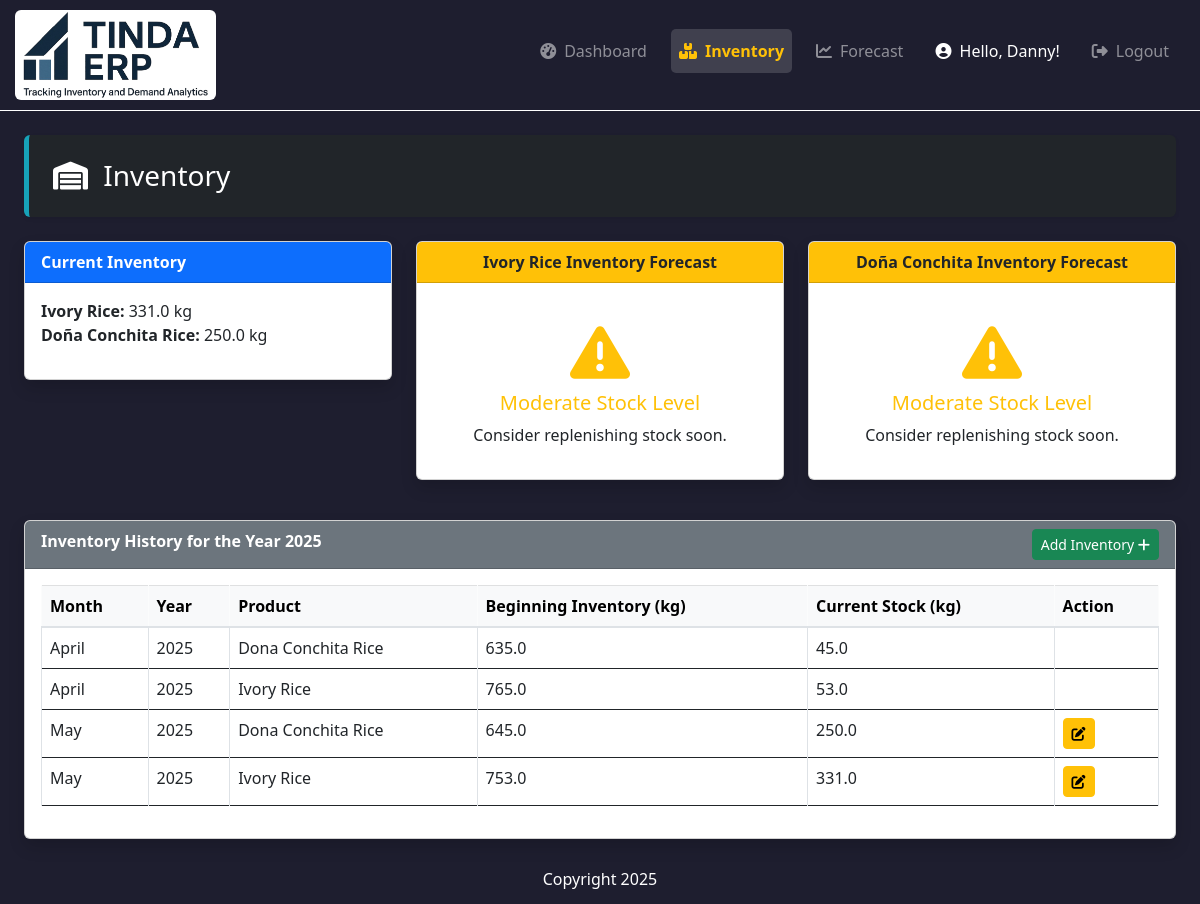
Page /inventory on the committed database.
### website/models.py (models this page shows)
class MonthlyProductData(db.Model):
    __tablename__ = 'monthly_product_data'
    id = db.Column(db.Integer, primary_key=True)
    product_id = db.Column(db.Integer, db.ForeignKey('products.id'), nullable=False)
    year = db.Column(db.Integer, nullable=False)
    month = db.Column(db.Integer, nullable=False)
    beginning_inventory_kg = db.Column(db.Float, nullable=True)
    ending_inventory_kg = db.Column(db.Float, nullable=True)
    market_price_per_kg = db.Column(db.Float, nullable=True)
    kilos_sold = db.Column(db.Float, nullable=True)
    total_monthly_sale = db.Column(db.Float, nullable=True)
    seasonal_demand_pattern = db.Column(db.Boolean, nullable=True)
    promotional_activity = db.Column(db.Boolean, nullable=True)
    change_in_sales = db.Column(db.Integer, nullable=False)
    lag1_change_sales = db.Column(db.Integer, nullable=False)
    product = db.relationship('Product', back_populates='monthly_product_data',viewonly=True)

class Product(db.Model):
    __tablename__ = 'products'
    id = db.Column(db.Integer, primary_key=True)
    name = db.Column(db.String(255), nullable=False)
    description = db.Column(db.String(255), nullable=True)
    monthly_product_data = db.relationship('MonthlyProductData', backref='product_relation', lazy=True)
    inventory_history = db.relationship('InventoryHistory', back_populates='product', lazy=True)

### website/views.py (the view)
@views.route('/inventory')
def inventory():
    monthly_data_items = db.session.query(MonthlyProductData, Product.name)\
        .join(Product, Product.id == MonthlyProductData.product_id)\
        .order_by(MonthlyProductData.year.desc(), MonthlyProductData.month.desc(), Product.name)\
        .all()
    unique_months = []
    seen_months = set()
    for md, _ in monthly_data_items:
        ym = (md.year, md.month)
        if ym not in seen_months:
            unique_months.append(ym)
            seen_months.add(ym)
        if len(unique_months) >= 2:
            break
    filtered_data = []
    for year, month in sorted(unique_months):
        for md, product_name in monthly_data_items:
            if (md.year, md.month) == (year, month):
                filtered_data.append({
                    'month': calendar.month_name[month],
                    'year': year,
                    'product_name': product_name,
                    'beginning_inventory': md.beginning_inventory_kg or 0,
                    'current_stock': md.ending_inventory_kg or 0,
                    'market_price_per_kg': md.market_price_per_kg or 0,
                    'id': md.id
                })
    latest_year, latest_month = max(unique_months) if unique_months else (None, None)
    latest_month_name = calendar.month_name[latest_month] if latest_month else None
    latest_month_data = [record for record in filtered_data if record['year'] == latest_year and record['month'] == latest_month_name]
    stock_levels = {}
    for record in latest_month_data:
        beginning = record['beginning_inventory']
        current = record['current_stock']
        if beginning > 0:
            percentage = (current / beginning) * 100
        else:
            percentage = 0
        if percentage >= 51:
            level = 'High'
        elif percentage >= 21:
            level = 'Moderate'
        else:
            level = 'Low'
        stock_levels[record['product_name']] = {
            'level': level,
            'percentage': percentage,
            'beginning': beginning,
            'current': current
        }
    ivory_latest = db.session.query(MonthlyProductData).join(Product).filter(Product.name == 'Ivory Rice')\
        .order_by(MonthlyProductData.year.desc(), MonthlyProductData.month.desc()).first()
    dona_latest = db.session.query(MonthlyProductData).join(Product).filter(Product.name == 'Dona Conchita Rice')\
        .order_by(MonthlyProductData.year.desc(), MonthlyProductData.month.desc()).first()
    ivory_rice_inventory_value = ivory_latest.ending_inventory_kg if ivory_latest else 0
    dona_conchita_inventory_value = dona_latest.ending_inventory_kg if dona_latest else 0
    max_stock_ivory_rice = ivory_latest.beginning_inventory_kg if ivory_latest else 1  # Avoid div by zero
    max_stock_dona_conchita = dona_latest.beginning_inventory_kg if dona_latest else 1
    products = Product.query.all()
    return render_template(
        'inventory.html',
        inventory_history=filtered_data,
        ivory_rice_inventory=ivory_rice_inventory_value,
        dona_conchita_inventory=dona_conchita_inventory_value,
        products=products,
        user=current_user,
        max_stock_ivory_rice=max_stock_ivory_rice,
        max_stock_dona_conchita=max_stock_dona_conchita,
        active_page='inventory',
        latest_year=latest_year,
        latest_month_name=latest_month_name,
        stock_levels=stock_levels
    )

### website/templates/inventory.html (shortened to what this page needs)
{% extends "base.html" %}
{% block content %}
<div class="container-fluid">
  <div class="row">
    <div class="col-md-12">
      <div class="mt-4">
        <div class="dashboard-header bg-dark text-white shadow-sm rounded p-4 mb-4">
          <h1 class="m-0"><i class="fas fa-warehouse me-2"></i> Inventory</h1>
        </div>
        <div class="row mb-4">
          <div class="col-md-4 mb-4">
            <div class="card shadow">
              <div class="card-header bg-primary text-white"><strong>Current Inventory</strong></div>
              <div class="card-body">
                <ul class="list-unstyled">
                  <li><strong>Ivory Rice:</strong> {{ ivory_rice_inventory }} kg</li>
                  <li><strong>Doña Conchita Rice:</strong> {{ dona_conchita_inventory }} kg</li>
                </ul>
              </div>
            </div>
          </div>
          <div class="col-md-8">
            <div class="row">
              <div class="col-md-6">
                <div class="card shadow mb-3">
                  <div class="card-header bg-warning text-dark text-center"><strong>Ivory Rice Inventory Forecast</strong></div>
                  <div class="card-body">
                    <div class="text-center">
                    </div>
                    <div class="text-center">
                      <h5>
                        {% set ivory_percent = (ivory_rice_inventory / max_stock_ivory_rice) * 100 if max_stock_ivory_rice else 0 %}
                        {% if ivory_percent >= 51 %}
                          <i class="fas fa-check-circle fa-lg me-1"></i>
                          <span class="text-success">High Stock Level</span>
                        {% elif ivory_percent >= 21 %}
                          <i class="fas fa-exclamation-triangle fa-3x mb-2 text-warning"></i>
                          <span style="display: block;" class="text-warning">Moderate Stock Level</span>
                        {% else %}
                          <i class="fas fa-exclamation-circle fa-3x mb-2 text-danger"></i>
                          <span style="display: block;" class="text-danger">Low Stock Level</span>
                        {% endif %}
                      </h5>
                    </div>
                    <div class="text-center">
                      <p>
                        {% if ivory_percent >= 51 %}
                          Sufficient stock for the upcoming months.
                        {% elif ivory_percent >= 21 %}
                          Consider replenishing stock soon.
                        {% else %}
                          Immediate replenishment required.
                        {% endif %}
                      </p>
                    </div>
                  </div>
                </div>
              </div>
              <div class="col-md-6">
                <div class="card shadow mb-3">
                  <div class="card-header bg-warning text-dark text-center"><strong>Doña Conchita Inventory Forecast</strong></div>
                  <div class="card-body">
                    <div class="text-center">
                    </div>
                    <div class="text-center">
                      <h5>
                        {% set dona_percent = (dona_conchita_inventory / max_stock_dona_conchita) * 100 if max_stock_dona_conchita else 0 %}
                        {% if dona_percent >= 51 %}
                          <i class="fas fa-check-circle fa-3x mb-2 text-success"></i>
                          <span style="display: block;" class="text-success">High Stock Level</span>
                        {% elif dona_percent >= 21 %}
                          <i class="fas fa-exclamation-triangle fa-3x mb-2 text-warning"></i>
                          <span style="display: block;" class="text-warning">Moderate Stock Level</span>
                        {% else %}
                          <i class="fas fa-exclamation-circle fa-3x mb-2 text-danger"></i>
                          <span style="display: block;" class="text-danger">Low Stock Level</span>
                        {% endif %}
                      </h5>
                    </div>
                    <div class="text-center">
                      <p>
                        {% if dona_percent >= 51 %}
                          Sufficient stock for the upcoming months.
                        {% elif dona_percent >= 21 %}
                          Consider replenishing stock soon.
                        {% else %}
                          Immediate replenishment required.
                        {% endif %}
                      </p>
                    </div>
                  </div>
                </div>
              </div>
            </div>
          </div>
        </div>
        <div class="card shadow mb-4">
          <div class="card-header bg-secondary text-white">
            <strong>Inventory History for the Year 2025</strong>
            <button class="btn btn-success btn-sm add-btn" style="float: right;">Add Inventory <i class="fa fa-plus"></i></button>
          </div>
          <div class="card-body table-responsive">
            <table class="table table-bordered table-hover ">
              <thead class="table-light">
                <tr>
                  <th>Month</th>
                  <th>Year</th>
                  <th>Product</th>
                  <th>Beginning Inventory (kg)</th>
                  <th>Current Stock (kg)</th>
                  <th>Action</th>
                </tr>
              </thead>
              <tbody>
                {% for record in inventory_history %}
                <tr
                      data-id="{{ record.id }}"
                      data-product_name="{{ record.product_name }}"
                      data-year="{{ record.year }}"
                      data-month="{{ record.month }}"
                      data-beginning_inventory="{{ record.beginning_inventory }}"
                      data-ending_inventory="{{ record.current_stock }}"
                      data-market_price="{{ record.market_price_per_kg }}"
                    >
                  <td>{{ record.month }}</td>
                  <td>{{ record.year }}</td>
                  <td>{{ record.product_name }}</td>
                  <td>{{ record.beginning_inventory }}</td>
                  <td>{{ record.current_stock }}</td>
                  <td>
                    {% if record.year == latest_year and record.month == latest_month_name %}
                    <button class="btn btn-warning btn-sm edit-btn"><i class="fas fa-edit"></i></button>
                    {% endif %}
                  </td>
                </tr>
                {% else %}
                <tr>
                  <td colspan="6">No data available</td>
                </tr>
                {% endfor %}
              </tbody>
            </table>
          </div>
        </div>
      </div>
    </div>
  </div>
</div>
{% endblock %}

### website/templates/base.html (shortened to what this page needs)
<!DOCTYPE html>
<html>
  <head>
    <link
      rel="stylesheet"
      href="https://stackpath.bootstrapcdn.com/bootstrap/4.4.1/css/bootstrap.min.css"
    />
    <link
      rel="stylesheet"
      href="https://stackpath.bootstrapcdn.com/font-awesome/4.7.0/css/font-awesome.min.css"
    />
    <link href="https://cdn.jsdelivr.net/npm/bootstrap@5.3.0/dist/css/bootstrap.min.css" rel="stylesheet">
    <link rel="stylesheet" href="https://cdnjs.cloudflare.com/ajax/libs/font-awesome/6.5.0/css/all.min.css">
    <link rel="stylesheet" href="{{ url_for('static', filename='style.css') }}">
  </head>
  <body style="background: #1e1e2f !important;">
    <nav class="navbar navbar-expand-lg navbar-dark" style="padding: 5px 15px;background: #1e1e2f !important; border-bottom: 1px solid #fff;">
  <a class="navbar-brand" href="/">
    <img src="{{ url_for('static', filename='images/logo.png') }}" alt="Logo" style="height: 90px; background: #fff; padding: 2px 8px; border-radius: 6px;">
  </a>
  <div class="collapse navbar-collapse justify-content-end" id="navbarMenu">
    <ul class="navbar-nav">
      <li class="nav-item {% if active_page == 'home' %}active{% endif %} mb-2 px-2">
        <a class="nav-link d-flex align-items-center" href="/">
          <i class="fas fa-tachometer-alt mr-2"></i> Dashboard
        </a>
      </li>
      <li class="nav-item {% if active_page == 'inventory' %}active{% endif %} mb-2 px-2">
        <a class="nav-link d-flex align-items-center" href="/inventory">
          <i class="fas fa-boxes mr-2"></i> Inventory
        </a>
      </li>
      <li class="nav-item {% if active_page == 'future-forecast' %}active{% endif %} mb-2 px-2">
        <a class="nav-link d-flex align-items-center" href="/future-forecast">
          <i class="fas fa-chart-line mr-2"></i> Forecast
        </a>
      </li>
    <li class="nav-item nav-link text-white px-3" style="cursor: default;">
      <i class="fas fa-user-circle me-1"></i> Hello, Danny!
    </li>
      <li class="nav-item {% if active_page == 'logout' %}active{% endif %} mb-2 px-2">
        <a class="nav-link d-flex align-items-center" href="/logout">
          <i class="fas fa-sign-out-alt mr-2"></i> Logout
        </a>
      </li>
    </ul>
  </div>
</nav>
    <div class="container-fluid">{% block content %} {% endblock %}</div>
    <div class="footer text-center text-white pt-2" style="width: 100%;position:relative;bottom: 0;left: auto;right: auto;margin: 0 auto;text-align: center;line-height: 100%;padding-bottom: 1px;">
      <p>Copyright 2025</p>
    </div>
  </body>
</html>

### website/static/style.css (style rules this page uses)
.navbar-nav .nav-item { margin-bottom: 0.5rem; }
.navbar-nav .nav-link { padding: 10px 15px; border-radius: 5px; transition: background-color 0.2s ease-in-out; }
.nav-item.active .nav-link { font-weight: bold; background-color: rgba(255, 255, 255, 0.15); color: #ffc107 !important; }
.dashboard-header { background-color: #2c2f3f; border-left: 5px solid #17a2b8; }
.dashboard-header h1 { font-size: 1.75rem; }

### rows in the picture
MonthlyProductData: ending_inventory_kg "331.0", beginning_inventory "753.0", current_stock "331.0"
MonthlyProductData: ending_inventory_kg "250.0", month "May", year "2025", product_name "Dona Conchita Rice", beginning_inventory "645.0", current_stock "250.0", year "2025"
MonthlyProductData: month "April", year "2025", product_name "Dona Conchita Rice", beginning_inventory "635.0", current_stock "45.0", year "2025"
Product: product_name "Ivory Rice" "Ivory Rice"
MonthlyProductData: beginning_inventory "765.0", current_stock "53.0"

### other values in the picture
{{ record.month }} "April" "May"
